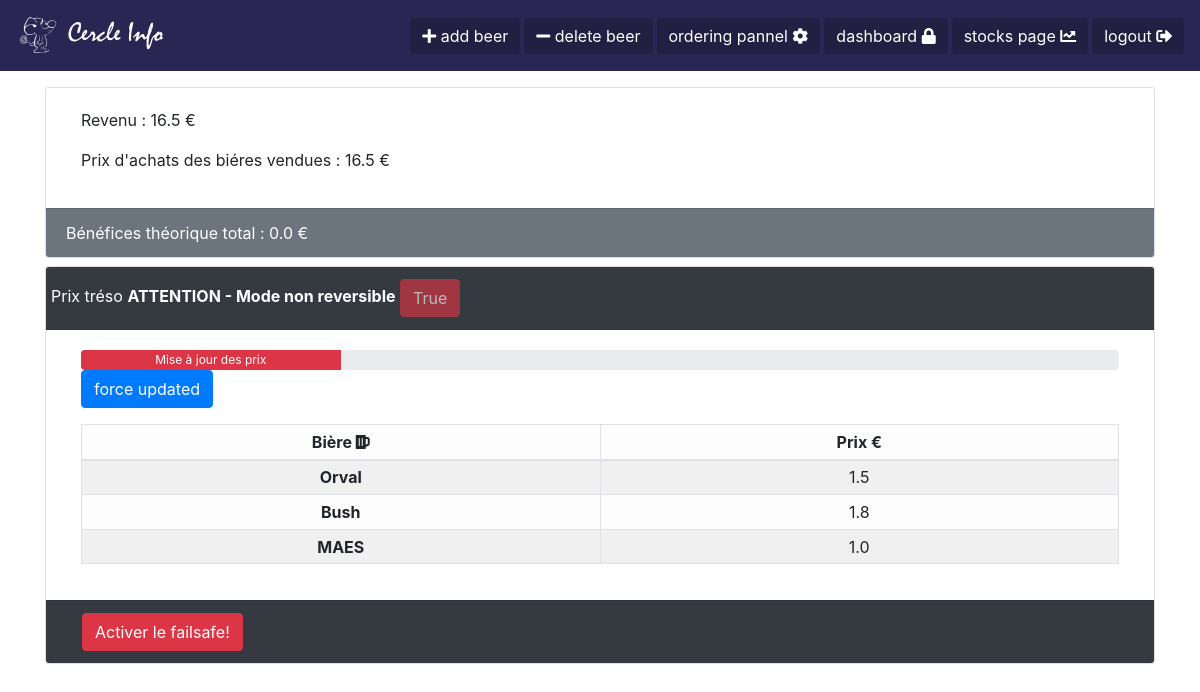
Before: /dashboard/ (signed in) with the older database file.
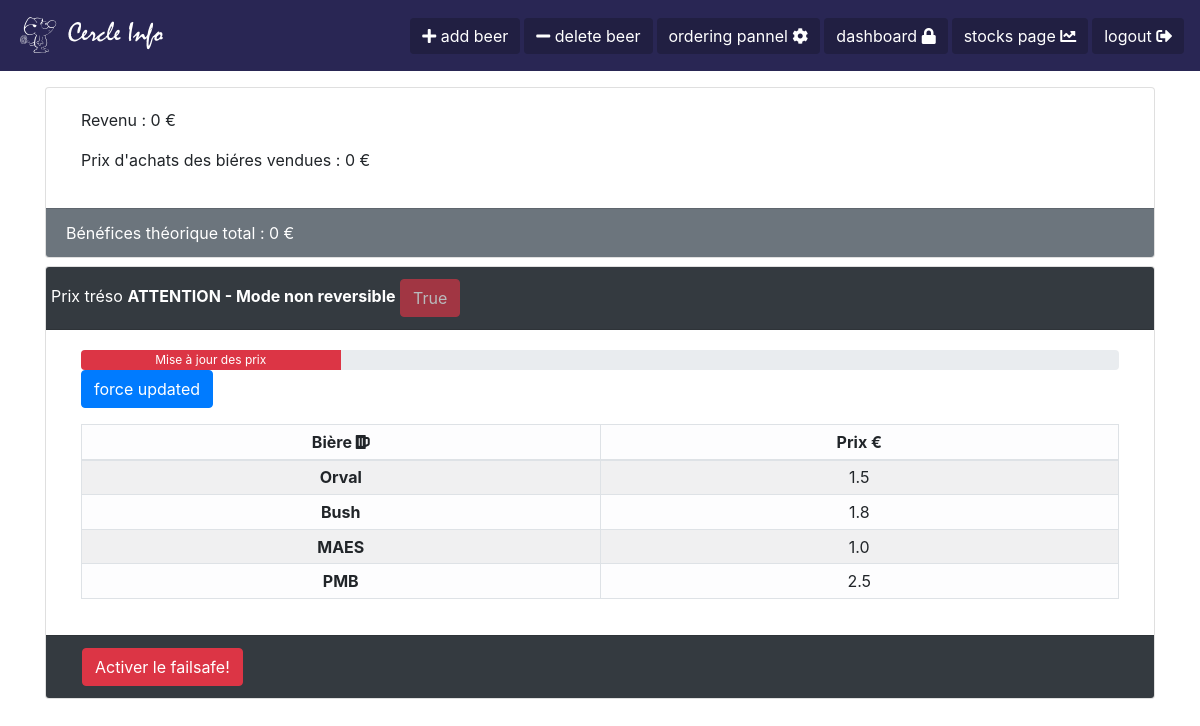
After: the same page with the newer database file.
### Beer/models.py (models this page shows, shortened)
class Beer(models.Model):
    beer_name = models.CharField(max_length=100)
    price = models.FloatField(null=False)
    buy_price = models.FloatField(null=False)
    stock = models.IntegerField(null=False)
    coef_up = models.FloatField(null=False)
    coef_down = models.FloatField(null=False)
    coef_max = models.FloatField(null=False)
    q_qarder = models.IntegerField(null=False, default=0)
    q_current_qarder = models.IntegerField(null=False, default=0)
    alcohol_percentage = models.FloatField(null=False, default=0)
    bar = models.IntegerField(null=False, default=1)
    trend = models.CharField(max_length=10, default='EQUAL')
    out_of_stock = models.BooleanField(null=False, default=False)
    best_value = models.BooleanField(null=False, default=False)
    best_price = models.BooleanField(null=False, default=False)
    class Meta:
        permissions = (('show_tool_bar', 'Can show the toolbar'),
                        ('failsafe_mode', 'Can access to failsafe'),)

### Treso/views.py (the view)
# urls.py: path('dashboard/', TresoViews.dashboard, name='dashboard'),
@login_required
def dashboard(request):
    if request.user.has_perm('Beer.failsafe_mode'):
        total, total_buy_price, benef = _calculate_income()
        print(TresoFailsafe.objects.get(id=1).is_activated)
        return render(request, 'dashboard.html', {'total':total, 'total_buy_price':total_buy_price, 'benef':benef, 'beers':Beer.objects.all(), 'failsafe':TresoFailsafe.objects.get(id=1).is_activated})
    else:
        raise PermissionDenied()

### Treso/views.py (called while the page is built)
def _calculate_income():
    total = 0
    total_buy_price = 0
    beer_sold = 0
    for hist in History.objects.all():
        total += hist.total_price
        total_buy_price += hist.buy_total_price
    return total, total_buy_price, total - total_buy_price

### templates/dashboard.html (shortened to what this page needs)
{%extends 'main_template.html' %}
{% load static %}
{%block content%}
{% if perms.Beer.failsafe_mode %}
<div class="container">
    <div class="card">
        <div class="card-body">
            <div class="container">
                    <p>Revenu : {{ total }} €</p>
                    <p>Prix d'achats des biéres vendues : {{ total_buy_price }} €</p>
            </div>
        </div>
        <div class="card-footer text-white bg-secondary">
        Bénéfices théorique total : {{ benef }} €
        </div>
    </div>
    <div class="card mt-2">
        <div class="card-header bg-dark text-white">
            <div class="row">
                <div>Prix tréso <b>ATTENTION - Mode non reversible</b>
                    <div class="btn btn-danger disabled" id="statut">{{failsafe}}</div>
                </div>
            </div>
        </div>
        <div class="card-body">
        <div class="container">
              <div class="progress" style="height: 20px;">
                <div class="progress-bar bg-danger" role="progressbar" style="width: 25%; background-color:#428bca;" id="progress_bar"aria-valuenow="0" aria-valuemin="0" aria-valuemax="100">Mise à jour des prix</div>
              </div>
            {% include 'prix_treso.html' with beers=beers %}
        </div>
    </div>
    <div class="card-footer text-white bg-dark">
        <div class="btn btn-danger ml-3"  data-toggle="modal" data-target="#activate_fail_safeModal">Activer le failsafe!</div>
    </div>
</div>
</div>
{% endif %}
{%endblock%}

### templates/prix_treso.html
    <table class="table table-light table-bordered table-striped table-sm mt-3">
      <thead>
        <tr class="">
          <th class="text-center align-middle" scope="col">Bière <i class="fas fas fa-beer"></i></th>
          <th class="text-center" scope="col">Prix €</th>
        </tr>
      </thead>
      <tbody>
        {% for beer in beers %}
          <tr class="">
            <th class="text-center align-middle" scope="row" style="width: 50%"> {{beer.beer_name}} </th>
            <td class="text-center align-middle price" id="{{ beer.beer_name }}" contenteditable="true" style="width: 50%"> {{beer.price}}</td>
          </tr>
        {% endfor %}
      </tbody>
    <div class="btn btn-primary" onclick="set_price()">force updated</div>
    </table>

Changed rows visible on the page:
added Beer: beer_name "PMB", price "2.5"
Other visible differences:
{{ total }}: "16.5" → "0"
{{ total_buy_price }}: "16.5" → "0"
{{ benef }}: "0.0" → "0"
